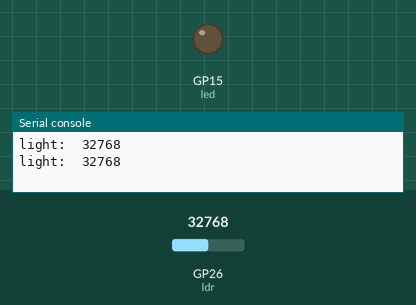
Bench run of a program on a simulated Raspberry Pi Pico running MicroPython. Parts: output pins drawn as LEDs (lit = HIGH), the last lines printed to the serial console. Inputs (shaded band) come from the test bench; at power-on: GP26 (ldr) = 32768 (analog values on the 0–65535 scale).

Above: at 1.2 s.
1.3 s: GP26 (ldr) set to 33248
At 2.4 s:
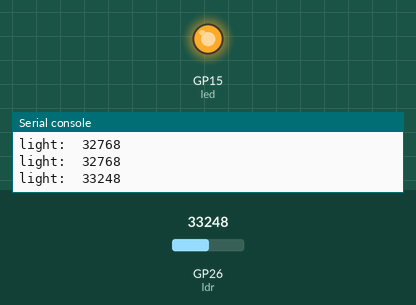
3.5 s: GP26 (ldr) set to 32767
At 5.1 s:
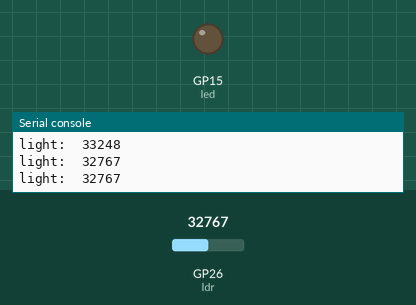
5.5 s: GP26 (ldr) set to 45874
At 6.6 s:
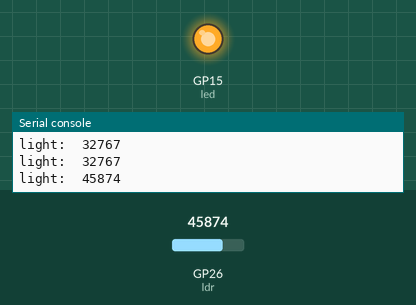
Timing chart, 0 to 8.5 s (numbered marks = the images above; inputs shaded):
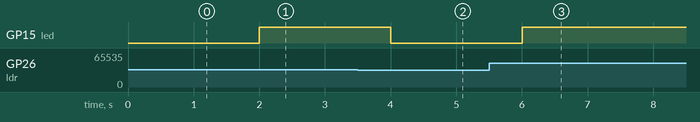

Measured:
- the behaviour switches between 32768 and 32784 on GP26 (ldr) (found by bisection; images 0 and 1)
- after the input at 1.3 s, GP15 (led): LOW → HIGH after 0.70 s
- after the input at 3.5 s, GP15 (led): HIGH → LOW after 0.50 s
- after the input at 5.5 s, GP15 (led): LOW → HIGH after 0.50 s

The program:

light.py
```python
# 조도센서

from machine import Pin, ADC   # machine 패키지에서 디지털 I/O를 위한 Pin 모듈, ADC 사용을 위한 ADC 모듈 불러옴
import time   # sleep 함수를 사용하기 위한 time 모듈 불러옴


ldr = ADC(Pin(26))   # LDR 핀을 아날로그 입력으로 구성
led = Pin(15, Pin.OUT)  # led를 15번 핀에 연결, 출력모드로 설정

while True:
    light = ldr.read_u16()  # 아날로그 값을 읽어서 light에 저장
    print("light: " , light)   #  light 값을 출력

    if light > 32768 :  # 아날로그 값이 중간 초과라면(어둡다면) LED를 켜라
        led.value(1)
    else:   # 아날로그 값이 중간 이하라면(밝다면) LED를 꺼라
        led.value(0)
    time.sleep(1)
```
